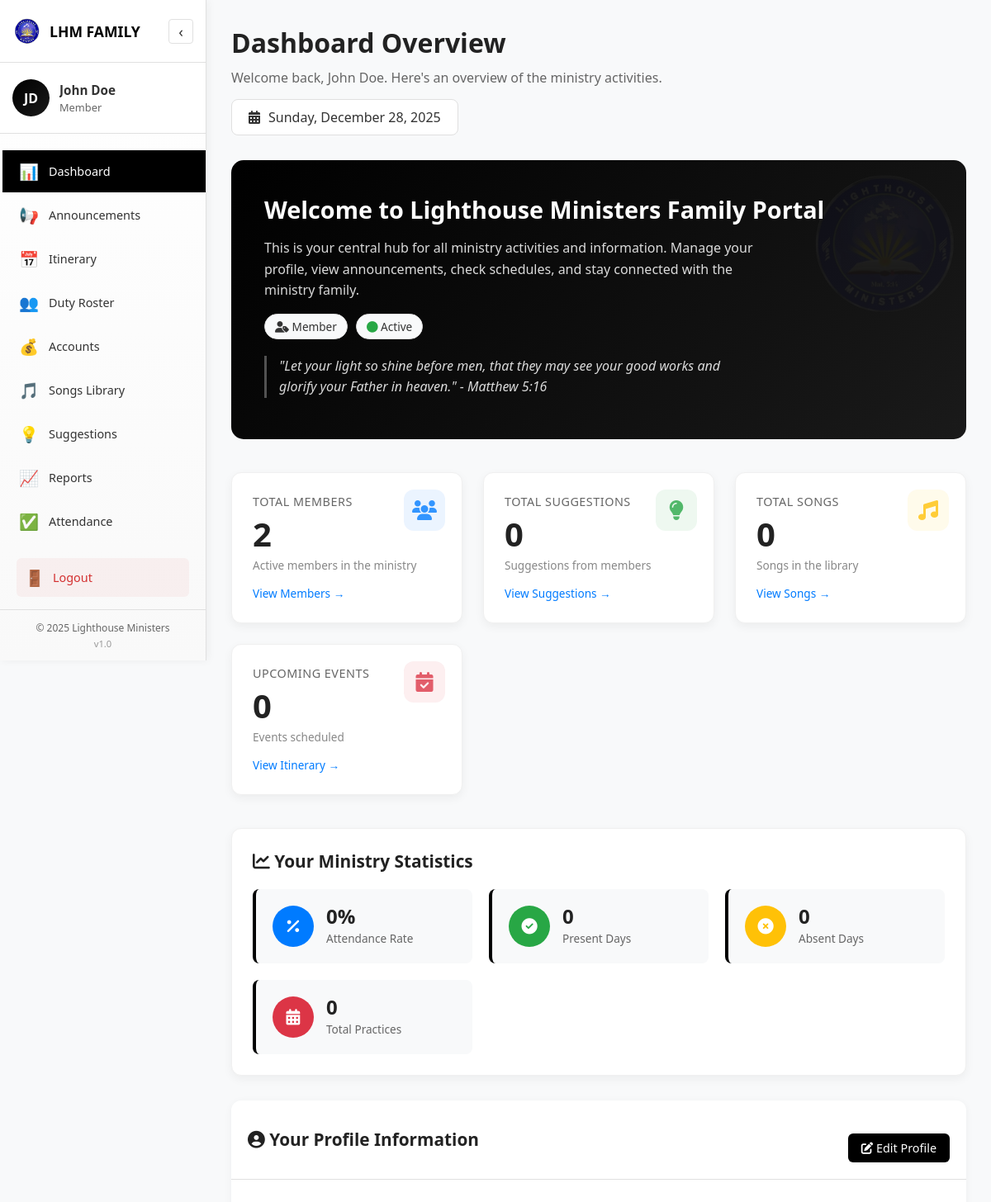
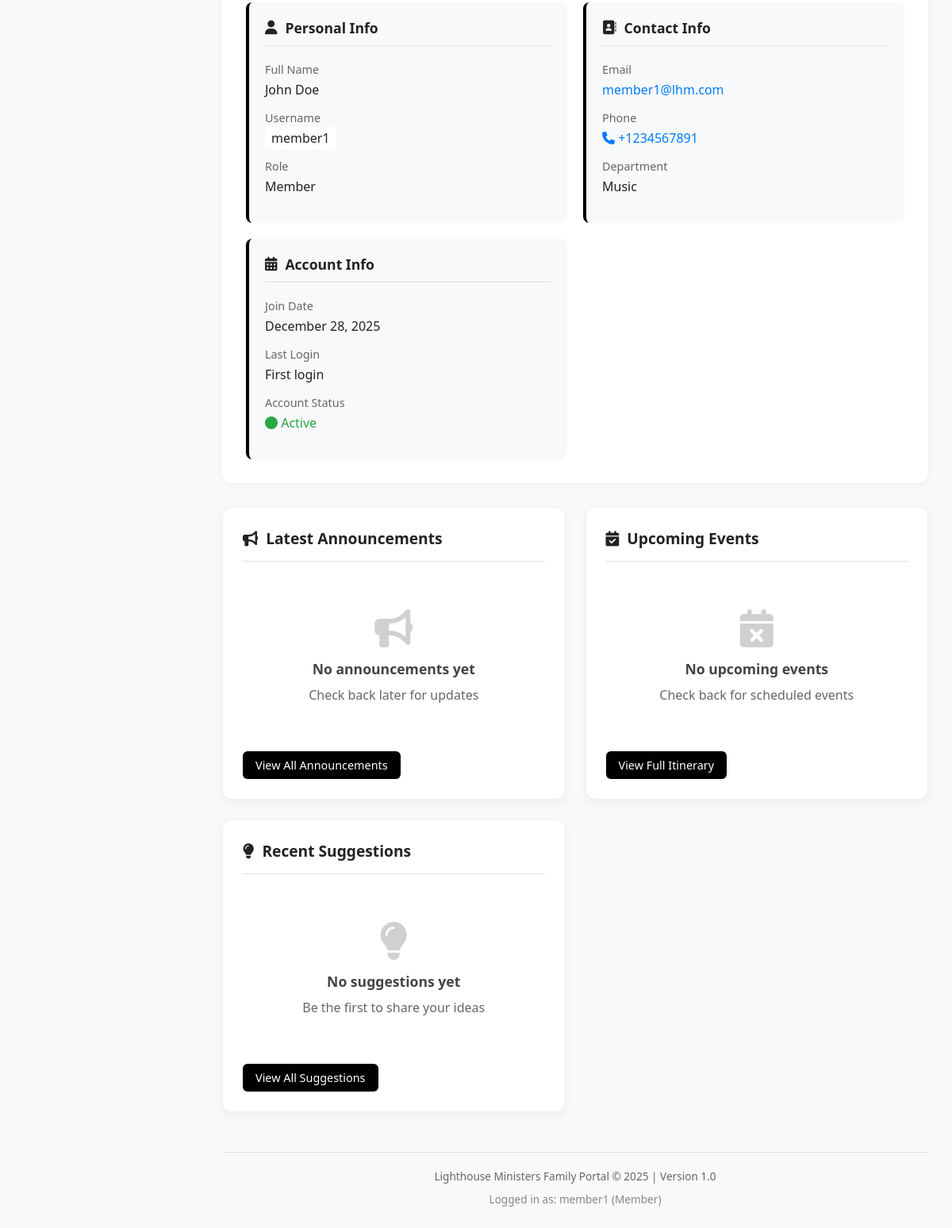
The app's page /dashboard.php (signed in) with its own data (2 pictures, top to bottom).
### tables this page shows
CREATE TABLE IF NOT EXISTS `users` (
    `id` INT AUTO_INCREMENT PRIMARY KEY,
    `username` VARCHAR(50) UNIQUE NOT NULL,
    `email` VARCHAR(100) UNIQUE NOT NULL,
    `password` VARCHAR(255) NOT NULL,
    `full_name` VARCHAR(100) NOT NULL,
    `role` ENUM('admin', 'chairman', 'secretary', 'treasurer', 'music_director', 'spiritual_leader', 'publicity_leader', 'member') DEFAULT 'member',
    `phone` VARCHAR(20),
    `voice_part` ENUM('soprano', 'alto', 'tenor', 'bass') DEFAULT NULL,
    `address` TEXT,
    `date_of_birth` DATE DEFAULT NULL,
    `profile_pic` VARCHAR(255) DEFAULT 'default.png',
    `join_date` DATE NOT NULL,
    `department` VARCHAR(50),
    `status` ENUM('active', 'inactive', 'suspended') DEFAULT 'active',
    `last_login` DATETIME DEFAULT NULL,
    `created_at` TIMESTAMP DEFAULT CURRENT_TIMESTAMP,
    `updated_at` TIMESTAMP DEFAULT CURRENT_TIMESTAMP ON UPDATE CURRENT_TIMESTAMP
);

### dashboard.php (the view, shortened to what the rows shown need)
<?php
require_once 'db.php';
$user_id = $_SESSION['user_id'];
$user_query = mysqli_query($conn, "SELECT * FROM users WHERE id = '$user_id'");
$user_data = mysqli_fetch_assoc($user_query);
function getValue($array, $key, $default = 'Not set') {
    return isset($array[$key]) && !empty($array[$key]) ? $array[$key] : $default;
}
$full_name = getValue($user_data, 'full_name', 'User');
$username = getValue($user_data, 'username', 'user');
$role = getValue($user_data, 'role', 'member');
$department = getValue($user_data, 'department', 'Not assigned');
$join_date = getValue($user_data, 'join_date', date('Y-m-d'));
$email = getValue($user_data, 'email', '');
$phone = getValue($user_data, 'phone', '');
$formatted_join_date = date('F j, Y', strtotime($join_date));
?>
<!DOCTYPE html>
<html lang="en">
<head>
    <link rel="stylesheet" href="https://cdnjs.cloudflare.com/ajax/libs/font-awesome/6.4.0/css/all.min.css">
</head>
<body>
    <?php include 'sidebar.php'; ?>
    <div class="main-content" id="mainContent">
        <div class="page-header">
            <h1>Dashboard Overview</h1>
            <p>Welcome back, <?php echo htmlspecialchars($full_name); ?>. Here's an overview of the ministry activities.</p>
            <div class="date-display">
                <i class="fas fa-calendar-alt"></i>
                <?php echo date('l, F j, Y'); ?>
            </div>
        </div>
        <div class="welcome-section">
            <div class="welcome-content">
                <h2>Welcome to Lighthouse Ministers Family Portal</h2>
                <div class="profile-tags">
                    <span class="profile-tag">
                        <i class="fas fa-user-tag"></i> <?php echo ucfirst($role); ?>
                    </span>
                    <span class="profile-tag">
                        <i class="fas fa-circle" style="color: #28a745;"></i> Active
                    </span>
                </div>
            </div>
        </div>
        <div class="profile-info-section">
            <div class="section-header">
                <h2><i class="fas fa-user-circle"></i> Your Profile Information</h2>
            </div>
            <div class="profile-grid">
                <div class="profile-card">
                    <div class="detail-item">
                        <div class="detail-label">Full Name</div>
                        <div class="detail-value"><?php echo htmlspecialchars($full_name); ?></div>
                    </div>
                    <div class="detail-item">
                        <div class="detail-value">
                            <code style="background: #fff; padding: 3px 8px; border-radius: 4px;">
                                <?php echo htmlspecialchars($username); ?>
                            </code>
                        </div>
                    </div>
                    <div class="detail-item">
                        <div class="detail-label">Role</div>
                        <div class="detail-value"><?php echo ucfirst($role); ?></div>
                    </div>
                </div>
                <div class="profile-card">
                    <div class="detail-item">
                        <div class="detail-value">
                            <?php if ($email): ?>
                                <a href="mailto:<?php echo htmlspecialchars($email); ?>" style="color: #007bff; text-decoration: none;">
                                    <?php echo htmlspecialchars($email); ?>
                                </a>
                            <?php else: ?>
                                Not set
                            <?php endif; ?>
                        </div>
                    </div>
                    <div class="detail-item">
                        <div class="detail-value">
                            <?php if ($phone): ?>
                                <a href="tel:<?php echo htmlspecialchars($phone); ?>" style="color: #007bff; text-decoration: none;">
                                    <i class="fas fa-phone"></i> <?php echo htmlspecialchars($phone); ?>
                                </a>
                            <?php else: ?>
                                Not set
                            <?php endif; ?>
                        </div>
                    </div>
                    <div class="detail-item">
                        <div class="detail-label">Department</div>
                        <div class="detail-value"><?php echo htmlspecialchars($department); ?></div>
                    </div>
                </div>
                <div class="profile-card">
                    <div class="detail-item">
                        <div class="detail-label">Join Date</div>
                        <div class="detail-value"><?php echo $formatted_join_date; ?></div>
                    </div>
                </div>
            </div>
        </div>
        <div class="dashboard-footer">
            <p>Lighthouse Ministers Family Portal &copy; <?php echo date('Y'); ?> | Version 1.0</p>
            <div class="user-info">
                Logged in as: <?php echo htmlspecialchars($username); ?>
                (<?php echo ucfirst($role); ?>)
            </div>
        </div>
    </div>
</body>
</html>

### sidebar.php (shortened to what the rows shown need)
<?php
require_once 'db.php';
$user_id = $_SESSION['user_id'];
$user_query = mysqli_query($conn, "SELECT full_name, profile_pic, role FROM users WHERE id = '$user_id'");
$user_data = mysqli_fetch_assoc($user_query);
?>
<div class="sidebar-container" id="sidebar">
    <div class="user-profile">
        <div class="profile-info">
            <h4 class="user-name"><?php echo htmlspecialchars($user_data['full_name']); ?></h4>
            <span class="user-role"><?php echo ucfirst($user_data['role']); ?></span>
        </div>
    </div>
    </div>

### records on screen
users: full_name "John Doe", role "Member", username "member1", email "member1@lhm.com", phone "+1234567891", department "Music", join_date "December 28, 2025"

### other values on screen
substr($initials, 0, 2) "JD"
$total_members "2"
$total_suggestions "0"
$total_songs "0"
$total_events "0"
$attendance_rate "0"
$present_count "0"
$absent_count "0"
$total_attendance "0"
$formatted_last_login "First login"
